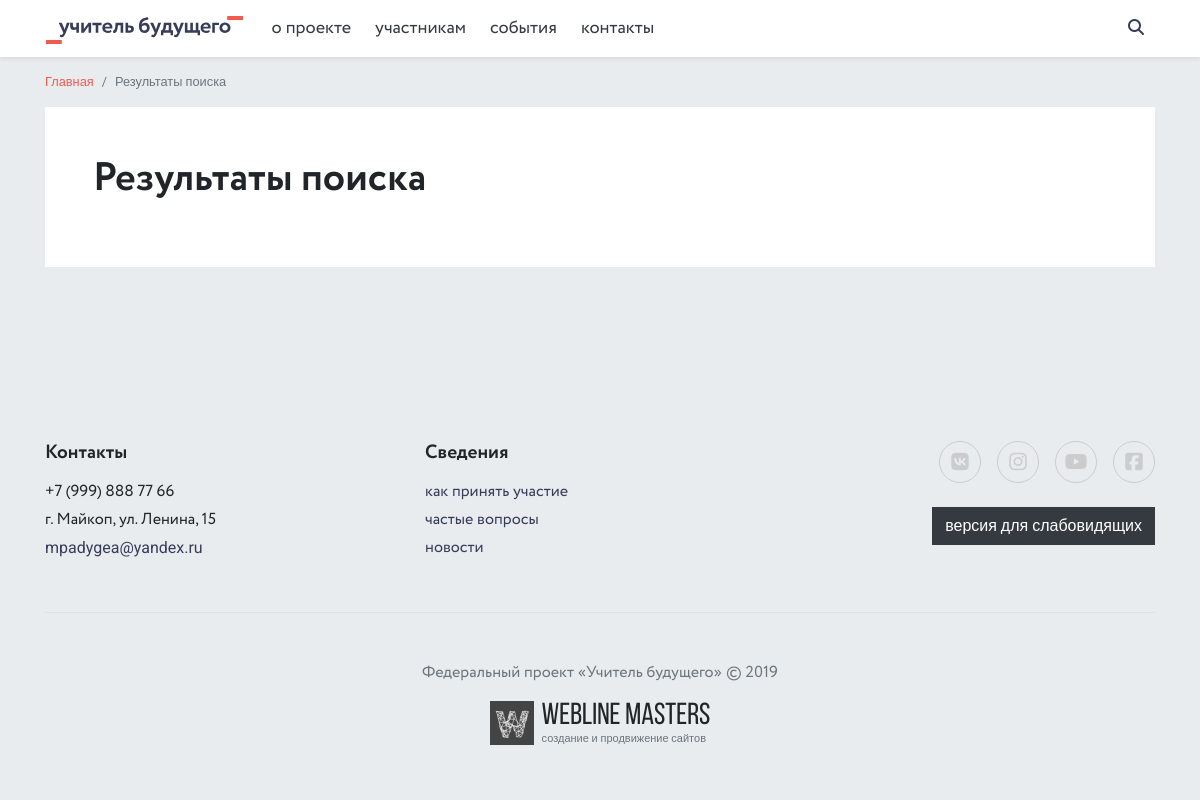
The app's page /search/ with its own data.
### pages/models.py (models this page shows, shortened)
class Page(MPTTModel, SEO, Order):
    ACTION_CHOICES = (
        ('pages', 'Информативная страница'),
        ('home', 'Главная страница'),
        ('albums', 'Фотоотчёты'),
        ('employees', 'Руководство'),
        ('documents', 'Документы'),
        ('news', 'Новости'),
        ('contacts', 'Контакты'),
    )
    title = models.CharField(max_length=250, verbose_name='Название страницы', unique=True)
    body1 = models.TextField(verbose_name='Текст страницы #1', null=True, blank=True)
    body2 = models.TextField(verbose_name='Текст страницы #2', null=True, blank=True)
    body3 = models.TextField(verbose_name='Текст страницы #3', null=True, blank=True)
    is_active = models.BooleanField(default=True, verbose_name='Показывать в меню')
    action = models.CharField(max_length=32, choices=ACTION_CHOICES, verbose_name='Название модуля')
    parent = TreeForeignKey('self', on_delete=models.SET_NULL, related_name='children',
                            verbose_name='Родительская страница', blank=True, null=True)
    slug = models.SlugField(max_length=250, verbose_name='Slug', unique=True)
    in_footer = models.BooleanField(default=False, verbose_name='Показывать в футере')
    @property
    def subpages(self):
        return Page.objects.filter(parent=self, is_active=True)
    @property
    def firstchild(self):
        return Page.objects.filter(parent=self, is_active=True).first()
    @property
    def subpagescount(self):
        sublist = Page.objects.filter(parent=self, is_active=True)
        return len(sublist)
    class Meta:
        verbose_name = 'Страница'
        verbose_name_plural = 'Страницы'

### contacts/models.py (models this page shows, shortened)
class Phone(models.Model):
    phone = models.CharField(max_length=20, verbose_name='Телефон')
    class Meta:
        verbose_name = 'Телефон'
        verbose_name_plural = 'Телефоны'

class Address(models.Model):
    address = models.CharField(max_length=250, verbose_name='Адрес')
    class Meta:
        verbose_name = 'Адрес'
        verbose_name_plural = 'Адреса'

class Email(models.Model):
    email = models.EmailField(max_length=250, verbose_name='E-mail')
    class Meta:
        verbose_name = 'E-mail'
        verbose_name_plural = 'E-mails'

class Social(models.Model):
    name = models.CharField(max_length=250, verbose_name='Название социальной сети')
    short_name = models.CharField(max_length=250, verbose_name='Короткое название')
    color = models.CharField(max_length=250, verbose_name='Цвет обрамления')
    link = models.URLField(max_length=250, verbose_name='Ссылка')
    class Meta:
        verbose_name = 'Социальная сеть'
        verbose_name_plural = 'Социальные сети'

### core/views.py (the view)
# urls.py: path('search/', views.SearchView.as_view(), name='search'),
class SearchView(View):
    def get(self, request):
        query = request.GET.get('query')
        if query:
            pages = Page.objects.filter(is_active=True, action='pages')
            news = News.objects.filter(is_active=True)
            documents = Document.objects.all()
            albums = Album.objects.filter(is_active=True)
            pages = pages.filter(
                Q(title__icontains=query)|
                Q(body1__icontains=query)|
                Q(body2__icontains=query)|
                Q(body3__icontains=query)
            ).distinct()
            news = news.filter(
                Q(title__icontains=query)|
                Q(body1__icontains=query)|
                Q(body2__icontains=query)|
                Q(body3__icontains=query)
            ).distinct()
            documents = documents.filter(
                Q(name__icontains=query)|
                Q(category__title__icontains=query)
            ).distinct()
            albums = albums.filter(
                Q(title__icontains=query)|
                Q(description__icontains=query)
            ).distinct()
        else:
            pages = []
            news = []
            documents = []
            albums = []
        context = {
            'q_pages': pages,
            'q_news': news,
            'q_documents': documents,
            'q_albums': albums,
        }
        lo = 'lo/' if request.session.get('is_lo') else ''
        return render(request, lo + 'core/search.html', context)

### core/context_processors.py (called while the page is built)
def context_info(request):
    phone = Phone.objects.first()
    address = Address.objects.first()
    email = Email.objects.first()
    socials = Social.objects.all()
    main_doc_category = DocumentCategory.objects.filter(is_active=True).first()
    pages = Page.objects.filter(is_active=True).exclude(action='home')
    all_docs = DocumentCategory.objects.filter(is_active=True)
    context = {
        'phone': phone,
        'address': address,
        'email': email,
        'socials': socials,
        'main_doc_category': main_doc_category,
        'pages': pages,
        'all_docs': all_docs,
    }
    return context

### documents/models.py (called while the page is built)
    def get_absolute_url(self):
        return reverse('document_category', args=[self.slug])

### templates/core/search.html (shortened to what this page needs)
{% extends 'base.html' %}
{% load news_extras %}
{% block content %}
<main role="main">
    <div class="container">
        <div class="d-flex flex-column flex-md-row justify-content-between align-items-md-center mb-3 mb-md-0">
            <ol class="breadcrumb small">
                <li class="breadcrumb-item"><a href="{% url 'index' %}">Главная</a></li>
                <li class="breadcrumb-item active">Результаты поиска</li>
            </ol>
        </div>
        <div class="row">
            <div class="col-lg-12">
                <article class="mb-5 bg-white p-4 p-md-5">
                    <h1 class="mt-0 ml-0">Результаты поиска</h1>
                </article>
            </div>
        </div>
    </div>
</main>
{% endblock content %}

### templates/__header.html (shortened to what this page needs)
{% load static %}
<nav class="navbar navbar-expand-lg navbar-light bg-white fixed-top shadow-sm">
    <div class="container px-sm-3 position-relative">
        <a class="navbar-brand" href="{% url 'index' %}">
            <img src="{% static 'images/logo-wide.svg' %}" alt="" class="navbar-logo">
        </a>
        <div class="collapse navbar-collapse font-2">
            <ul class="navbar-nav mr-auto">
                {% for page in pages %}
                    {% if not page.parent %}
                        {% if page.subpagescount > 0 %}
                        <li class="nav-item dropdown">
                            <a class="nav-link dropdown-toggle
                            {% for item in page.subpages %}
                            {% endfor %}
                            " href="
                                {% if page.firstchild.action == 'pages' %}
                                    /pages/{{ page.firstchild.slug }}/
                                {% elif page.firstchild.action == 'news' %}
                                    /news/
                                {% elif page.firstchild.action == 'albums' %}
                                    /gallery/
                                {% elif page.firstchild.action == 'documents' %}
                                    {{ main_doc_category.get_absolute_url }}
                                {% elif page.firstchild.action == 'employees' %}
                                    /leadership/
                                {% endif %}
                            " role="button" aria-haspopup="true" aria-expanded="false">
                                {{ page.title }}
                            </a>
                        </li>
                        {% else %}
                        <li class="nav-item">
                            {% if page.action == 'contacts' %}
                            <a class="nav-link {% if 'contacts' in request.path %}active{% endif %}" href="/contacts/">{{ page.title }}</a>
                            {% else %}
                            <a class="nav-link {% if page.slug in request.path %}active{% endif %}" href="/pages/{{ page.slug }}/">{{ page.title }}</a>
                            {% endif %}
                        </li>
                        {% endif %}
                    {% endif %}
                {% endfor %}
            </ul>
        </div>
        <form class="search" action="{% url 'search' %}">
            <div class="search-wrapper">
                <input type="text" name="query" placeholder="найти..." class="search-field">
            </div>
        </form>
    </div>
</nav>

### templates/__footer.html
{% load static %}
<footer class="footer bg-light py-5">
    <div class="container">
        <div class="row">
            <div class="col-lg-4 col-md-6 col-sm-6 mb-4">
                <h2 class="h5 mt-0">Контакты</h2>
                <p class="font-2 mb-1">{{ phone.phone }}</p>
                <p class="font-2 mb-1">{{ address.address }}</p>
                <p><a href="mailto:{{ email.email }}" class="text-secondary">{{ email.email }}</a></p>
            </div>
            <div class="col-lg-4 col-md-6 col-sm-6 mb-4 text-md-right text-lg-left">
                <h2 class="h5 mt-0">Сведения</h2>
                {% for page in pages %}
                    {% if page.parent and page.in_footer %}
                    <a href="
                    {% if page.action == 'pages' %}
                        /pages/{{ page.slug }}/
                    {% elif page.action == 'news' %}
                        /news/
                    {% elif page.action == 'albums' %}
                        /gallery/
                    {% elif page.action == 'documents' %}
                        {{ main_doc_category.get_absolute_url }}
                    {% elif page.action == 'employees' %}
                        /leadership/
                    {% endif %}
                    " class="d-block font-2 mb-1 text-secondary">{{ page.title }}</a>
                    {% endif %}
                {% endfor %}
            </div>
            <div class="col-lg-4 text-lg-right text-sm-center mb-4 mb-sm-5">
                <div class="socials socials-big d-block pb-4">
                    {% for item in socials %}
                    <a href="{{ item.link }}" target="_blank" title="" style="color: {{ item.color }}; border-color: {{ item.color }};"><i class="fab fa-{{ item.short_name }}"></i></a>
                    {% endfor %}
                </div>
                <a class="btn btn-dark" href="{% url 'change_view' %}" role="button">версия для слабовидящих</a>
            </div>
        </div>
        <div class="text-sm-center text-muted font-2 mb-3 pt-4 pt-sm-5 border-top">Федеральный проект «Учитель будущего» © 2019</div>
        <div class="text-sm-center">
            <div class="position-relative d-inline-flex justify-content-center align-items-center devlogo">
                <img src="{% static 'images/devlogo.svg' %}" alt="Webline Masters">
                <div class="ml-2 d-flex align-items-start flex-column">
                    <span>Webline Masters</span>
                    <a href="http://wlms.info" target="_blank" class="stretched-link text-muted" title="Webline Masters">создание и продвижение сайтов</a>
                </div>
            </div>
        </div>
    </div>
</footer>

### records on screen
Page: title "о проекте"
Page: title "участникам"
Page: title "события"
Page: title "контакты"
Phone: phone "+7 (999) 888 77 66"
Address: address "г. Майкоп, ул. Ленина, 15"
Email: email "mpadygea@yandex.ru"
Page: title "как принять участие"
Page: title "частые вопросы"
Page: title "новости"
